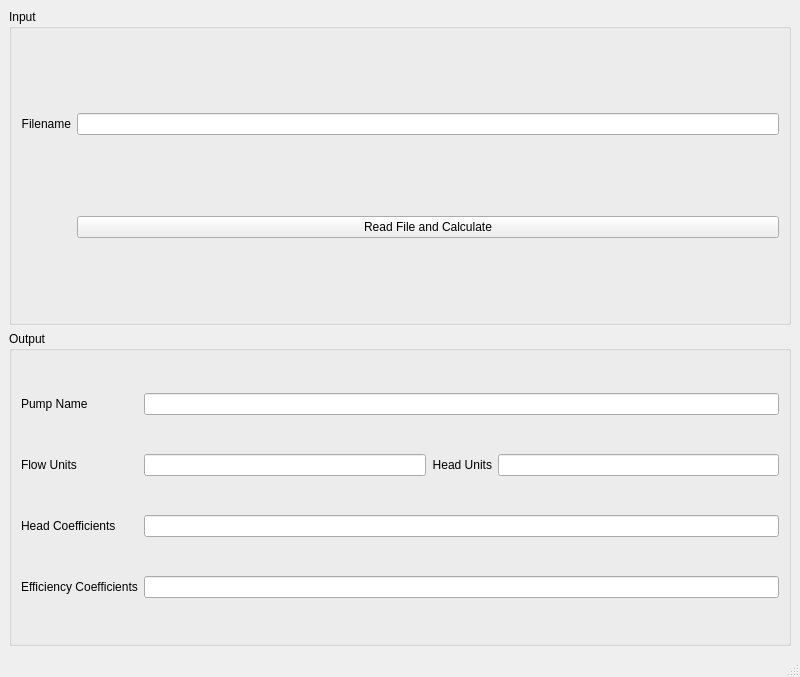
<?xml version="1.0" encoding="UTF-8"?>
<ui version="4.0">
 <class>MainWindow</class>
 <widget class="QMainWindow" name="MainWindow">
  <property name="geometry">
   <rect>
    <x>0</x>
    <y>0</y>
    <width>800</width>
    <height>677</height>
   </rect>
  </property>
  <property name="cursor">
   <cursorShape>ArrowCursor</cursorShape>
  </property>
  <property name="windowTitle">
   <string>Pump Data</string>
  </property>
  <widget class="QWidget" name="centralwidget">
   <layout class="QVBoxLayout" name="verticalLayout">
    <item>
     <widget class="QGroupBox" name="Input">
      <property name="title">
       <string>Input</string>
      </property>
      <layout class="QGridLayout" name="gridLayout">
       <item row="0" column="0">
        <widget class="QLabel" name="label">
         <property name="text">
          <string>Filename</string>
         </property>
         <property name="alignment">
          <set>Qt::AlignRight|Qt::AlignTrailing|Qt::AlignVCenter</set>
         </property>
        </widget>
       </item>
       <item row="0" column="1">
        <widget class="QLineEdit" name="FileName">
         <property name="readOnly">
          <bool>true</bool>
         </property>
        </widget>
       </item>
       <item row="1" column="1">
        <widget class="QPushButton" name="ReadFile">
         <property name="statusTip">
          <string>Open a File and Produce a Graph</string>
         </property>
         <property name="text">
          <string>Read File and Calculate</string>
         </property>
         <property name="shortcut">
          <string>Ctrl+O</string>
         </property>
        </widget>
       </item>
      </layout>
     </widget>
    </item>
    <item>
     <widget class="QGroupBox" name="Output">
      <property name="title">
       <string>Output</string>
      </property>
      <layout class="QGridLayout" name="gridLayout_2">
       <item row="1" column="0">
        <widget class="QLabel" name="label_5">
         <property name="text">
          <string>Flow Units</string>
         </property>
         <property name="alignment">
          <set>Qt::AlignLeading|Qt::AlignLeft|Qt::AlignVCenter</set>
         </property>
        </widget>
       </item>
       <item row="0" column="0">
        <widget class="QLabel" name="label_4">
         <property name="text">
          <string>Pump Name</string>
         </property>
         <property name="alignment">
          <set>Qt::AlignLeading|Qt::AlignLeft|Qt::AlignVCenter</set>
         </property>
        </widget>
       </item>
       <item row="0" column="1" colspan="3">
        <widget class="QLineEdit" name="PumpName">
         <property name="readOnly">
          <bool>true</bool>
         </property>
        </widget>
       </item>
       <item row="1" column="1">
        <widget class="QLineEdit" name="FlowUnits">
         <property name="readOnly">
          <bool>true</bool>
         </property>
        </widget>
       </item>
       <item row="1" column="3">
        <widget class="QLineEdit" name="HeadUnits">
         <property name="readOnly">
          <bool>true</bool>
         </property>
        </widget>
       </item>
       <item row="1" column="2">
        <widget class="QLabel" name="label_6">
         <property name="text">
          <string>Head Units</string>
         </property>
         <property name="alignment">
          <set>Qt::AlignRight|Qt::AlignTrailing|Qt::AlignVCenter</set>
         </property>
        </widget>
       </item>
       <item row="2" column="0">
        <widget class="QLabel" name="label_7">
         <property name="text">
          <string>Head Coefficients</string>
         </property>
         <property name="alignment">
          <set>Qt::AlignLeading|Qt::AlignLeft|Qt::AlignVCenter</set>
         </property>
        </widget>
       </item>
       <item row="2" column="1" colspan="3">
        <widget class="QLineEdit" name="HeadCoefficients">
         <property name="cursor">
          <cursorShape>IBeamCursor</cursorShape>
         </property>
         <property name="readOnly">
          <bool>true</bool>
         </property>
        </widget>
       </item>
       <item row="3" column="1" colspan="3">
        <widget class="QLineEdit" name="EfficiencyCoefficients">
         <property name="readOnly">
          <bool>true</bool>
         </property>
        </widget>
       </item>
       <item row="3" column="0">
        <widget class="QLabel" name="label_8">
         <property name="text">
          <string>Efficiency Coefficients</string>
         </property>
         <property name="alignment">
          <set>Qt::AlignLeading|Qt::AlignLeft|Qt::AlignVCenter</set>
         </property>
        </widget>
       </item>
      </layout>
     </widget>
    </item>
   </layout>
  </widget>
  <widget class="QMenuBar" name="menubar">
   <property name="geometry">
    <rect>
     <x>0</x>
     <y>0</y>
     <width>800</width>
     <height>21</height>
    </rect>
   </property>
  </widget>
  <widget class="QStatusBar" name="statusbar"/>
 </widget>
 <resources/>
 <connections>
  <connection>
   <sender>ReadFile</sender>
   <signal>clicked()</signal>
   <receiver>MainWindow</receiver>
   <slot>mybutton_clicked()</slot>
   <hints>
    <hint type="sourcelabel">
     <x>140</x>
     <y>122</y>
    </hint>
    <hint type="destinationlabel">
     <x>399</x>
     <y>299</y>
    </hint>
   </hints>
  </connection>
 </connections>
 <slots>
  <slot>mybutton_clicked()</slot>
  <slot>Read_File()</slot>
  <slot>Calculate()</slot>
 </slots>
</ui>
